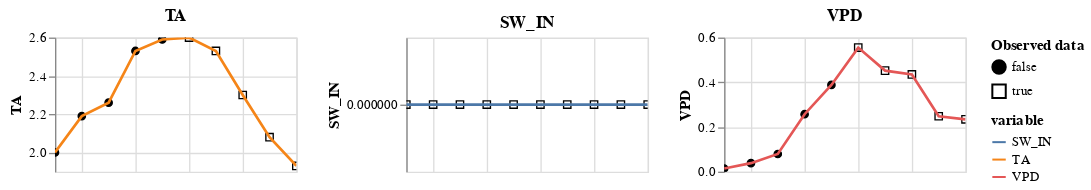

Notebook code for this chart:
### Code cell
a_gap(m(4)).show()

### Figure 1 — Vega-Lite specification as saved in the notebook (floating-point values rounded to 4 significant figures)
{"config": {"view": {"continuousWidth": 400, "continuousHeight": 300}}, "vconcat": [{"hconcat": [{"layer": [{"mark": {"type": "point", "color": "black", "fillOpacity": 1, "strokeWidth": 1}, "encoding": {"fill": {"field": "is_present", "legend": {"title": ["Observed data"]}, "scale": {"range": ["black", "#ffffff00"]}, "type": "nominal"}, "shape": {"field": "is_present", "type": "nominal"}, "x": {"axis": {"domain": false, "labels": false, "ticks": false, "title": null}, "field": "time", "type": "temporal"}, "y": {"field": "value", "scale": {"zero": false}, "title": "TA", "type": "quantitative"}}}, {"mark": "line", "encoding": {"color": {"field": "variable", "type": "nominal"}, "x": {"field": "time", "type": "temporal"}, "y": {"field": "value", "scale": {"zero": false}, "title": "TA", "type": "quantitative"}}, "name": "view_8"}], "height": 100, "title": "TA", "width": 180}, {"layer": [{"mark": {"type": "point", "color": "black", "fillOpacity": 1, "strokeWidth": 1}, "encoding": {"fill": {"field": "is_present", "legend": {"title": ["Observed data"]}, "scale": {"range": ["black", "#ffffff00"]}, "type": "nominal"}, "shape": {"field": "is_present", "type": "nominal"}, "x": {"axis": {"domain": false, "labels": false, "ticks": false, "title": null}, "field": "time", "type": "temporal"}, "y": {"field": "value", "scale": {"zero": false}, "title": "SW_IN", "type": "quantitative"}}}, {"mark": "line", "encoding": {"color": {"field": "variable", "type": "nominal"}, "x": {"field": "time", "type": "temporal"}, "y": {"field": "value", "scale": {"zero": false}, "title": "SW_IN", "type": "quantitative"}}, "name": "view_9"}], "data": {"name": "data-7d75205178a55067427e2ccf76a0ab5a"}, "height": 100, "title": "SW_IN", "width": 180}, {"layer": [{"mark": {"type": "point", "color": "black", "fillOpacity": 1, "strokeWidth": 1}, "encoding": {"fill": {"field": "is_present", "legend": {"title": ["Observed data"]}, "scale": {"range": ["black", "#ffffff00"]}, "type": "nominal"}, "shape": {"field": "is_present", "type": "nominal"}, "x": {"axis": {"domain": false, "labels": false, "ticks": false, "title": null}, "field": "time", "type": "temporal"}, "y": {"field": "value", "scale": {"zero": false}, "title": "VPD", "type": "quantitative"}}}, {"mark": "line", "encoding": {"color": {"field": "variable", "type": "nominal"}, "x": {"field": "time", "type": "temporal"}, "y": {"field": "value", "scale": {"zero": false}, "title": "VPD", "type": "quantitative"}}, "name": "view_10"}], "data": {"name": "data-c244b9024159e7863ea3c635f61b339c"}, "height": 100, "title": "VPD", "width": 180}], "data": {"name": "data-72246db1d6a0fccd7bbc5eb0b4231bbf"}}, {"hconcat": []}, {"hconcat": []}, {"hconcat": []}], "params": [{"name": "param_13", "select": {"type": "interval", "encodings": ["x"]}, "bind": "scales", "views": ["view_8", "view_9", "view_10"]}], "$schema": "https://vega.github.io/schema/vega-lite/v5.2.0.json", "datasets": {"data-72246db1d6a0fccd7bbc5eb0b4231bbf": [{"time": "2000-01-01T20:30:00", "variable": "TA", "value": 2.0, "is_present": false}, {"time": "2000-01-01T21:00:00", "variable": "TA", "value": 2.19, "is_present": false}, {"time": "2000-01-01T21:30:00", "variable": "TA", "value": 2.26, "is_present": false}, {"time": "2000-01-01T22:00:00", "variable": "TA", "value": 2.53, "is_present": false}, {"time": "2000-01-01T22:30:00", "variable": "TA", "value": 2.59, "is_present": false}, {"time": "2000-01-01T23:00:00", "variable": "TA", "value": 2.6, "is_present": true}, {"time": "2000-01-01T23:30:00", "variable": "TA", "value": 2.53, "is_present": true}, {"time": "2000-01-02T00:00:00", "variable": "TA", "value": 2.3, "is_present": true}, {"time": "2000-01-02T00:30:00", "variable": "TA", "value": 2.08, "is_present": true}, {"time": "2000-01-02T01:00:00", "variable": "TA", "value": 1.93, "is_present": true}], "data-7d75205178a55067427e2ccf76a0ab5a": [{"time": "2000-01-01T20:30:00", "variable": "SW_IN", "value": 0.0, "is_present": true}, {"time": "2000-01-01T21:00:00", "variable": "SW_IN", "value": 0.0, "is_present": true}, {"time": "2000-01-01T21:30:00", "variable": "SW_IN", "value": 0.0, "is_present": true}, {"time": "2000-01-01T22:00:00", "variable": "SW_IN", "value": 0.0, "is_present": true}, {"time": "2000-01-01T22:30:00", "variable": "SW_IN", "value": 0.0, "is_present": true}, {"time": "2000-01-01T23:00:00", "variable": "SW_IN", "value": 0.0, "is_present": true}, {"time": "2000-01-01T23:30:00", "variable": "SW_IN", "value": 0.0, "is_present": true}, {"time": "2000-01-02T00:00:00", "variable": "SW_IN", "value": 0.0, "is_present": true}, {"time": "2000-01-02T00:30:00", "variable": "SW_IN", "value": 0.0, "is_present": true}, {"time": "2000-01-02T01:00:00", "variable": "SW_IN", "value": 0.0, "is_present": true}], "data-c244b9024159e7863ea3c635f61b339c": [{"time": "2000-01-01T20:30:00", "variable": "VPD", "value": 0.014, "is_present": false}, {"time": "2000-01-01T21:00:00", "variable": "VPD", "value": 0.038, "is_present": false}, {"time": "2000-01-01T21:30:00", "variable": "VPD", "value": 0.079, "is_present": false}, {"time": "2000-01-01T22:00:00", "variable": "VPD", "value": 0.257, "is_present": false}, {"time": "2000-01-01T22:30:00", "variable": "VPD", "value": 0.388, "is_present": false}, {"time": "2000-01-01T23:00:00", "variable": "VPD", "value": 0.555, "is_present": true}, {"time": "2000-01-01T23:30:00", "variable": "VPD", "value": 0.452, "is_present": true}, {"time": "2000-01-02T00:00:00", "variable": "VPD", "value": 0.435, "is_present": true}, {"time": "2000-01-02T00:30:00", "variable": "VPD", "value": 0.248, "is_present": true}, {"time": "2000-01-02T01:00:00", "variable": "VPD", "value": 0.234, "is_present": true}]}}
